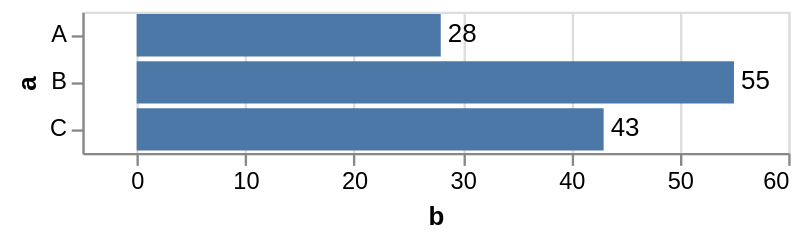

This figure's Vega-Lite source:
### Vega-Lite specification from a JSON file in a GitHub repository (floating-point values rounded to 4 significant figures)
{"$schema": "https://vega.github.io/schema/vega-lite/v4.json", "description": "Bar chart with text labels. Apply scale padding to make the frame cover the labels.", "data": {"values": [{"a": "A", "b": 28}, {"a": "B", "b": 55}, {"a": "C", "b": 43}]}, "encoding": {"y": {"field": "a", "type": "ordinal"}, "x": {"field": "b", "type": "quantitative", "scale": {"padding": 10}}}, "layer": [{"mark": "bar"}, {"mark": {"type": "text", "align": "left", "baseline": "middle", "dx": 3}, "encoding": {"text": {"field": "b", "type": "quantitative"}}}]}
